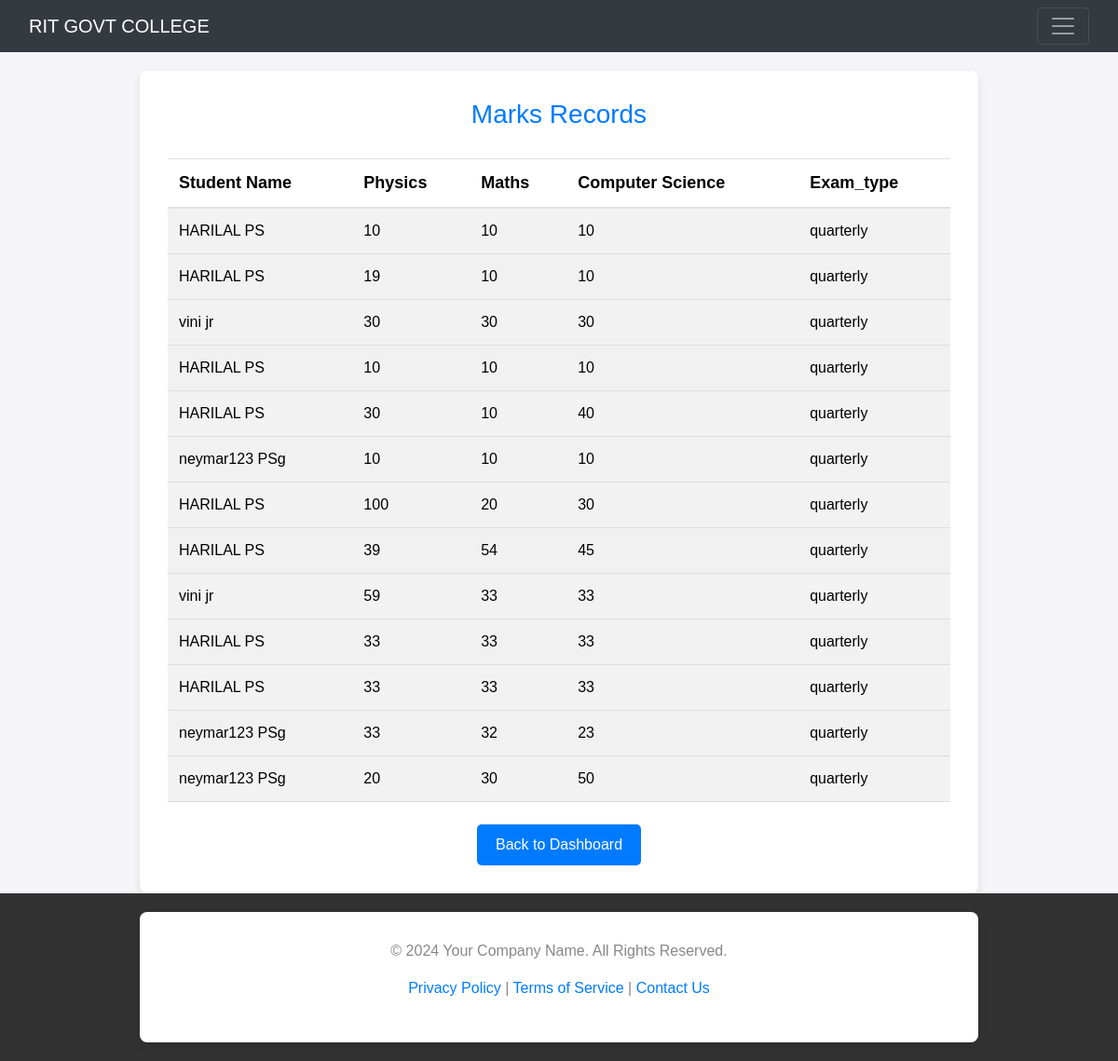
The app's page /view_marks/, older data.
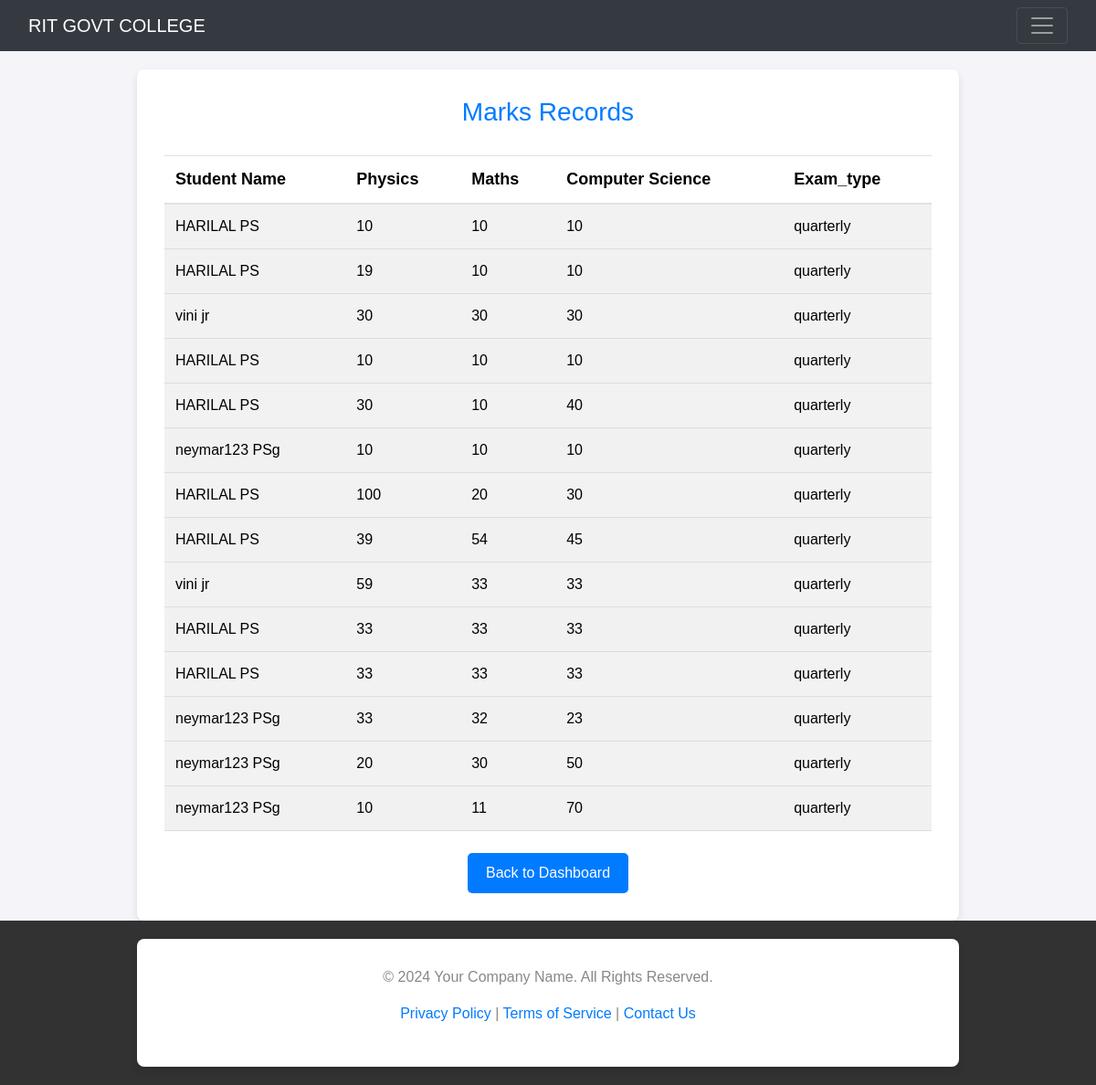
The same page, newer data.
### app1/models.py (models this page shows, shortened)
class marks(models.Model):
    student = models.ForeignKey(studentdetails, on_delete=models.CASCADE)
    physics=models.CharField(max_length=30)
    maths=models.CharField(max_length=30)
    computer_science=models.CharField(max_length=30)
    lecturer=models.ForeignKey(staff,on_delete=models.CASCADE,null=True,blank=True)
    exam_type=models.CharField(max_length=30,default='quarterly')

class studentdetails(models.Model):
    first_name=models.CharField(max_length=20)
    last_name=models.CharField(max_length=20)
    email=models.CharField(max_length=20)
    phone=models.CharField(max_length=20)
    dob=models.DateField(max_length=30)
    gender=models.CharField(max_length=30)
    course=models.CharField(max_length=30)
    address=models.CharField(max_length=30)
    image=models.ImageField(upload_to='student_user')
    password=models.CharField(max_length=20)

### app1/views.py (the view)
# urls.py: path('view_marks/',views.view_marks,name='view_marks'),
def view_marks(request):
    mark=marks.objects.none()
    if 'sid' in request.session:  # Example condition: student logged in
        student_id = request.session['sid']
        mark = marks.objects.filter(student_id=student_id)
    else:
        mark=marks.objects.all()
    return render(request,'view_marks.html',{'mark':mark})

### templates/view_marks.html (shortened to what this page needs)
{% extends 'base.html' %}
{% block content %}
{% load static %}
<link rel="stylesheet" href="https://maxcdn.bootstrapcdn.com/bootstrap/4.5.2/css/bootstrap.min.css">
<body>
    <div class="container">
        <h2>Marks Records</h2>
        <table class="table table-striped">
            <thead>
                <tr>
                    <th>Student Name</th>
                    <th>Physics</th>
                    <th>Maths</th>
                    <th>Computer Science</th>
                    <th>Exam_type</th>
                </tr>
            </thead>
            <tbody>
                {% for record in mark %}
                <tr>
                    <td>{{ record.student.first_name }} {{ record.student.last_name }}</td>
                    <td>{{ record.physics }}</td>
                    <td>{{ record.maths }}</td>
                    <td>{{ record.computer_science }}</td>
                    <td>{{record.exam_type}}</td>
                </tr>
                {% endfor %}
            </tbody>
        </table>
        <div class="text-center mt-4">
            <a href="{% url 'lecturedashboard' %}" class="btn-custom">Back to Dashboard</a>
        </div>
    </div>
</body>
{% endblock %}

Row changes from the older to the newer data that the page shows:
added marks: student.first_name "neymar123", student.last_name "PSg", physics "10", maths "11", computer_science "70", exam_type "quarterly"
